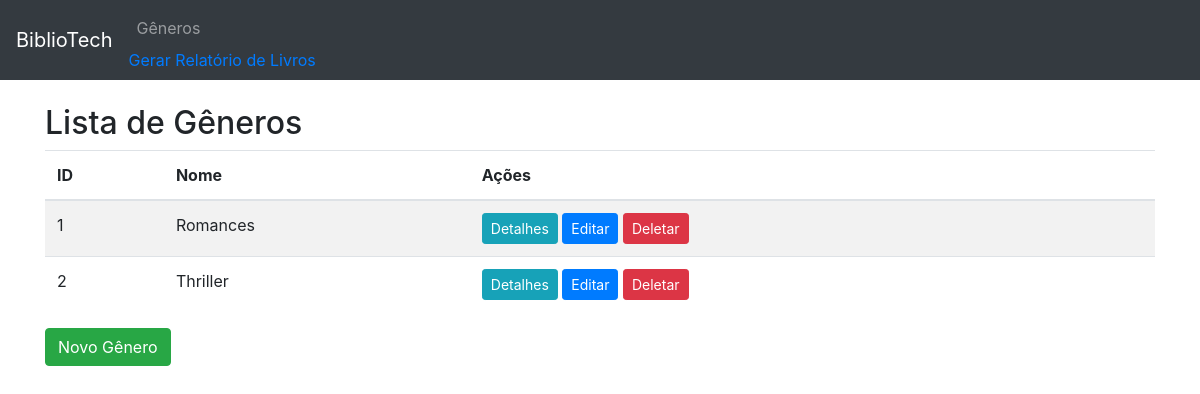
The page /generos/ on the database its author committed.
### appmodelo/models.py (models this page shows, shortened)
class Genero(models.Model):
    nome = models.CharField(max_length=100)

### appmodelo/views.py (the view)
# urls.py: path('generos/', views.lista_generos, name='lista_generos'),
def lista_generos(request):
    generos = Genero.objects.all()
    return render(request, 'lista_generos.html', {'generos': generos})

### appmodelo/templates/lista_generos.html
{% extends 'base.html' %}
{% block content %}
<h2>Lista de Gêneros</h2>
<table class="table table-striped">
    <thead>
        <tr>
            <th>ID</th>
            <th>Nome</th>
            <th>Ações</th>
        </tr>
    </thead>
    <tbody>
        {% for genero in generos %}
        <tr>
            <td>{{ genero.id }}</td>
            <td>{{ genero.nome }}</td>
            <td>
                <a href="{% url 'detalhes_genero' genero.id %}" class="btn btn-info btn-sm">Detalhes</a>
                <a href="{% url 'editar_genero' genero.id %}" class="btn btn-primary btn-sm">Editar</a>
                <a href="{% url 'deletar_genero' genero.id %}" class="btn btn-danger btn-sm">Deletar</a>
            </td>
        </tr>
        {% endfor %}
    </tbody>
</table>
<a href="{% url 'novo_genero' %}" class="btn btn-success">Novo Gênero</a>
{% endblock %}

### rows shown on the page
Genero: id "1", nome "Romances"
Genero: id "2", nome "Thriller"
